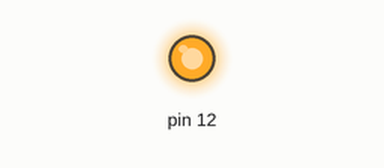
Recording of a sketch running on a simulated Arduino Uno, built with avr-gcc and run on an emulated ATmega328P. On the bench: output pins drawn as LEDs (lit = HIGH).

Above: at 0.1 s.
At 36.1 s:
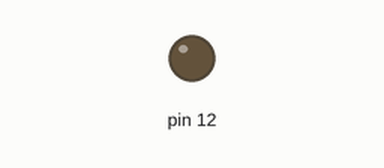
Timing chart, 0 to 37.6 s (numbered marks = the images above):
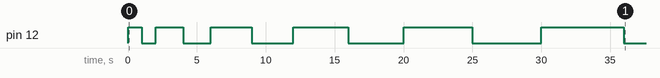

The sketch:

1_exemplo1.ino
```cpp
void setup() {
  // put your setup code here, to run once:
  pinMode(12, OUTPUT);
  //output: Saída
  //INPUT: Entrada
}

int tempo = 1000;

void loop() {
  // put your main code here, to run repeatedly:
  digitalWrite(12, HIGH);
  //HIGH: Alto ligado, 5v
  delay(tempo);
  digitalWrite(12, LOW);
  //LOW: Baixo, Desligado, 0v
  delay(tempo);
  tempo = tempo + 1000;
}
```

Measured:
- by itself, pin 12: LOW → HIGH at 0.00 s, → LOW 1.0 s later, → HIGH 1.0 s later, → LOW 2.0 s later, … (12 changes in this stretch)
